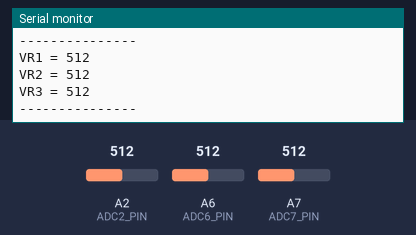
Bench run of a sketch on a simulated Arduino Nano, built with avr-gcc and run on an emulated ATmega328P. Shown: the last lines printed to the serial monitor. The inputs (shaded band) are chosen by the test bench; at power-on: A2 (ADC2_PIN) = 512, A6 (ADC6_PIN) = 512, A7 (ADC7_PIN) = 512.

Above: at 1.4 s.
1.5 s: A2 (ADC2_PIN) set to 716
At 1.76 s:
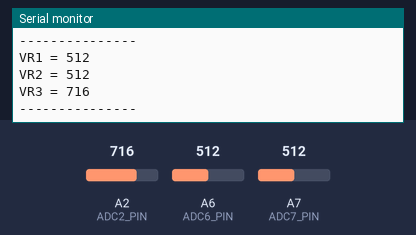
3.0 s: A6 (ADC6_PIN) set to 716
4.5 s: A7 (ADC7_PIN) set to 716
At 4.78 s:
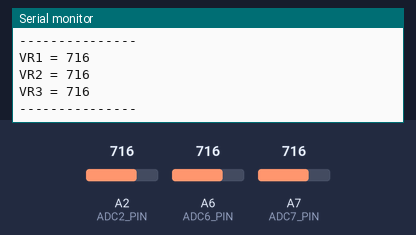
6.0 s: A2 (ADC2_PIN) set to 900
At 6.28 s:
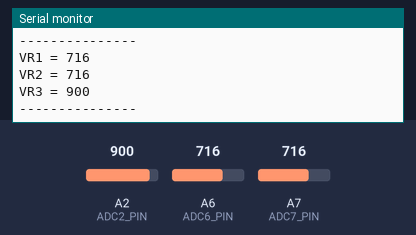
7.5 s: A6 (ADC6_PIN) set to 900
9.0 s: A7 (ADC7_PIN) set to 900
At 9.29 s:
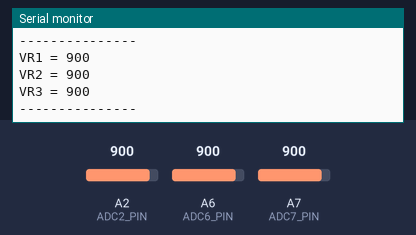
Timing chart, 0 to 11.5 s (numbered marks = the images above; inputs shaded):
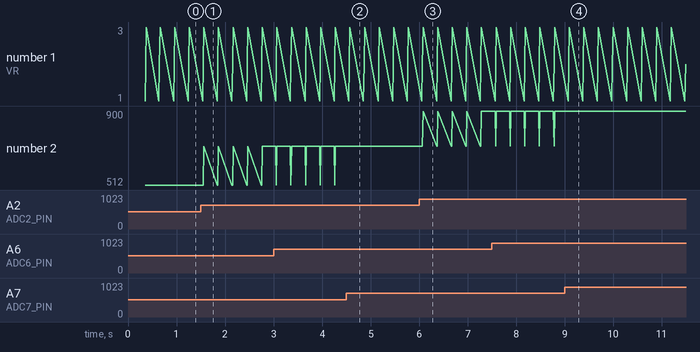

The sketch:

Arduino_NANO_Adc.ino
```cpp
/***********************************************************************
 * Project      :     Arduino_NANO_Adc
 * Description  :     ทดสอบการอ่านค่า Adc จาก VR1, VR2  และ VR3
 * Author       :     Tenergy Innovation Co., Ltd.
 * Date         :     14 Nov 2018
 * Revision     :     1.1
 * Rev1.0       :     Original
 * Rev1.1       :     Edit define pin and some variable
 * website      :     http://www.tenergyinnovation.co.th
 * Facebook     :     https://www.facebook.com/tenergy.innovation
 * Email        :     uten.boonliam@innovation.co.th
 * TEL          :     089-140-7205
 ***********************************************************************/

/**************************************/
/*           GPIO define              */
/**************************************/

#define ADC2_PIN      A2
#define ADC7_PIN      A7
#define ADC6_PIN      A6
#define VR1           ADC6_PIN
#define VR2           ADC7_PIN
#define VR3           ADC2_PIN


/**************************************/
/*       Global variable define       */
/**************************************/
int vr1_val,vr2_val,vr3_val;


 /***********************************************************************
 * FUNCTION:    setup
 * DESCRIPTION: setup process
 * PARAMETERS:  nothing
 * RETURNED:    nothing
 ***********************************************************************/
void setup() {
  // put your setup code here, to run once:
  Serial.begin(9600);
  Serial.println("************************************************");
  Serial.println("Project      :  Arduino_NANO_Adc");
  Serial.println("Author       :  Tenergy Innovation Co., Ltd.");
  Serial.println("Date         :  14 Nov 2018");
  Serial.println("website      :  http://www.tenergyinnovation.co.th");
  Serial.println("Email        :  uten.boonliam@innovation.co.th");
  Serial.println("TEL          :  089-140-7205");
  Serial.println("************************************************");

}

 /***********************************************************************
 * FUNCTION:    loop
 * DESCRIPTION: loop process
 * PARAMETERS:  nothing
 * RETURNED:    nothing
 ***********************************************************************/
void loop() {

  vr1_val = analogRead(VR1);
  vr2_val = analogRead(VR2);
  vr3_val = analogRead(VR3);

  Serial.print("VR1 = "); Serial.println(vr1_val);
  Serial.print("VR2 = "); Serial.println(vr2_val);
  Serial.print("VR3 = "); Serial.println(vr3_val);
  Serial.println("---------------");

  delay(300);

}
```

Measured:
- after the input at 1.5 s, the serial monitor: prints a new line after 0.06 s (image 1)
- after the input at 4.5 s, the serial monitor: prints a new line after 0.06 s (image 2)
- after the input at 6.0 s, the serial monitor: prints a new line after 0.08 s (image 3)
- after the input at 9.0 s, the serial monitor: prints a new line after 0.08 s (image 4)
- plotted number 2: 512 → 716 after the input at 1.5 s, 716 → 900 after the input at 6.0 s
